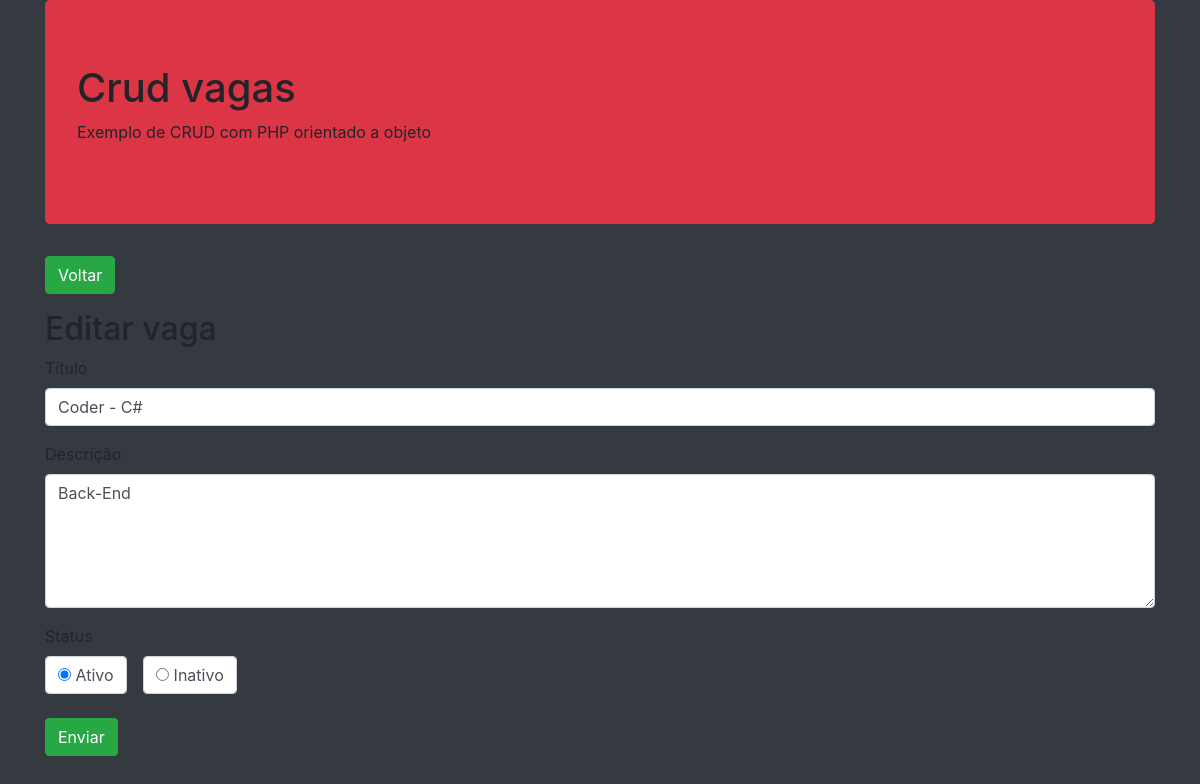
The page /editar.php?id=13 on the database its author committed.
### tables this page shows
CREATE TABLE `vagas` (
  `id` int(11) NOT NULL,
  `titulo` varchar(255) NOT NULL,
  `descricao` text NOT NULL,
  `ativo` enum('s','n') NOT NULL,
  `data` timestamp NOT NULL DEFAULT current_timestamp() ON UPDATE current_timestamp()
);

### editar.php (called while the page is built, shortened)
<?php
    $obVaga = Vaga::getVaga($_GET['id']);
    include __DIR__.'/includes/header.php';
    include __DIR__.'/includes/formulario.php';
    include __DIR__.'/includes/footer.php';
?>

### app/Db/DataBase.php (called while the page is built, shortened)
<?php
class DataBase{
  private $table;
  private $connection;
  public function __construct($table = null){
    $this->table = $table;
  }
  private function setConnection(){
    try{
      $this->connection = new PDO('mysql:host='.self::HOST.';dbname='.self::NAME,self::USER,self::PASS);
      $this->connection->setAttribute(PDO::ATTR_ERRMODE, PDO::ERRMODE_EXCEPTION);
    }catch(PDOException $e){
      die('ERROR: '.$e->getMessage());
    }
  }
  public function execute($query, $params = []){
    try{
      $statement = $this->connection->prepare($query);
      $statement->execute($params);
      return $statement;
    }catch(PDOException $e){
      die('ERROR: '.$e->getMessage());
    }
  }
  public function select($where = null, $order = null, $limit = null, $fields = '*'){
    $where = strlen($where) ? 'WHERE '.$where : '';
    $order = strlen($order) ? 'ORDER BY '.$order : '';
    $limit = strlen($limit) ? 'LIMIT '.$limit : '';
    $query = 'SELECT '.$fields.' FROM '.$this->table.' '.$where.' '.$order.' '.$limit.'';
    return $this->execute($query);
  }
}
?>

### app/Entity/Vaga.php (called while the page is built, shortened)
<?php
class Vaga{
  public static function getVaga($id){
    return (new DataBase('vagas'))->select('id = '.$id)
                                  ->fetchObject(self::class);
  }
}

### includes/formulario.php (the view)
<main>
  <section>
    <a href="index.php">
      <button class="btn btn-success">Voltar</button>
    </a>
  </section>
  <h2 class="mt-3"><?=TITLE?></h2>
  <form method="POST">
    <div class="form-group">
      <label for="titulo">Título</label>
      <input type="text" class="form-control" name="titulo" value="<?=$obVaga->titulo?>">
    </div>
    <div class="form-group">
      <label for="descricao">Descrição</label>
      <textarea class="form-control" name="descricao" rows="5"><?=$obVaga->descricao?></textarea>
    </div>
    <div class="form-group">
      <label for="status">Status</label>
      <div>
        <div class="form-check form-check-inline">
          <label class="form-control">
            <input type="radio" name="ativo" value="s" checked> Ativo
          </label>
        </div>
        <div class="form-check form-check-inline">
          <label class="form-control">
            <input type="radio" name="ativo" value="n" <?=$obVaga->ativo == 'n' ? 'checked' : '' ?>> Inativo
          </label>
        </div>
      </div>
    </div>
    <div class="form-group">
      <button type="submit" class="btn btn-success">Enviar</button>
    </div>
  </form>
</main>

### rows shown on the page
vagas: titulo "Coder - C#", descricao "Back-End", ativo "☐ Inativo"

### other values the page prints
TITLE "Editar vaga"
